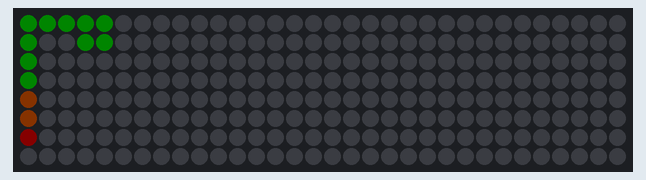
The sketch below on a simulated Arduino Uno, built with avr-gcc and run on an emulated ATmega328P. On the bench: 32×8 RGB LED matrix (first LED top left, wired row by row). Dim RGB values are drawn brighter than linear; random numbers use the default seed unless the sketch sets one.

Above: at 0.73 s.
At 3.63 s:
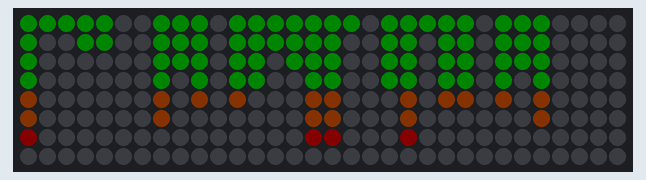
At 8.11 s:
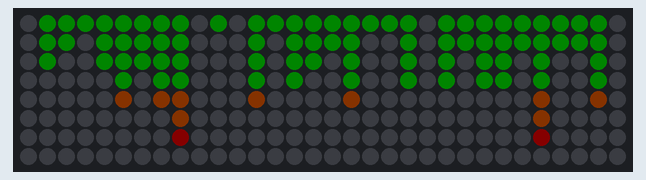
At 16.09 s:
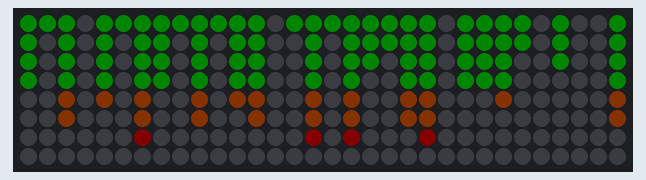
At 29.63 s:
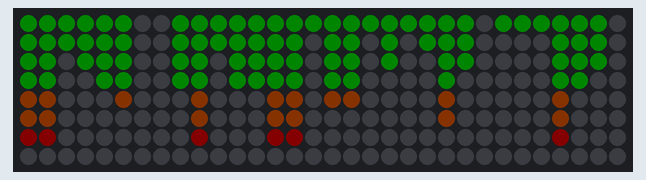
At 39.66 s:
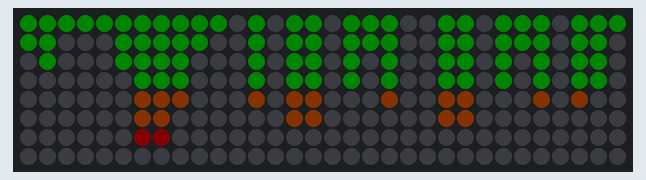

The sketch:

side_scroll.ino
```cpp
#include "Adafruit_GFX.h"
#include <Adafruit_NeoMatrix.h>
#include <Adafruit_NeoPixel.h>

#define PIN 11           // Setup PWN PIN used on Arduino
const int maxScale = 8;  // Setup height of panel
const int MATRIXWIDTH = 32; // Setup width of panel

// MATRIX DECLARATION:
// Parameter 1 = width of NeoPixel matrix
// Parameter 2 = height of matrix
// Parameter 3 = pin number (most are valid)
// Parameter 4 = matrix layout flags, add together as needed:
//   NEO_MATRIX_TOP, NEO_MATRIX_BOTTOM, NEO_MATRIX_LEFT, NEO_MATRIX_RIGHT:
//     Position of the FIRST LED in the matrix; pick two, e.g.
//     NEO_MATRIX_TOP + NEO_MATRIX_LEFT for the top-left corner.
//   NEO_MATRIX_ROWS, NEO_MATRIX_COLUMNS: LEDs are arranged in horizontal
//     rows or in vertical columns, respectively; pick one or the other.
//   NEO_MATRIX_PROGRESSIVE, NEO_MATRIX_ZIGZAG: all rows/columns proceed
//     in the same order, or alternate lines reverse direction; pick one.
//   See example below for these values in action.
// Parameter 5 = pixel type flags, add together as needed:
//   NEO_KHZ800  800 KHz bitstream (most NeoPixel products w/WS2812 LEDs)
//   NEO_KHZ400  400 KHz (classic 'v1' (not v2) FLORA pixels, WS2811 drivers)
//   NEO_GRB     Pixels are wired for GRB bitstream (most NeoPixel products)
//   NEO_RGB     Pixels are wired for RGB bitstream (v1 FLORA pixels, not v2)

Adafruit_NeoMatrix matrix = Adafruit_NeoMatrix(MATRIXWIDTH, maxScale, PIN,
  NEO_MATRIX_BOTTOM    + NEO_MATRIX_LEFT +
  NEO_MATRIX_COLUMNS + NEO_MATRIX_ZIGZAG,
  NEO_GRB            + NEO_KHZ800);


const int yellowZone = 4; // height on led panel to display yellow
const int redZone = 6; // height on led panel to display red
const int sampleWindow = 50; // Sample window width in mS (50 mS = 20Hz)

unsigned int sample1; // to contain random number

unsigned int curRow = 0; // looping vars for current row
unsigned int curRowNext = 0;  //looping vars for next row

const int DELAY = 100;  // delay for effect

//Colors vars initalize
uint16_t cOff;
uint16_t cRed;
uint16_t cYellow;
uint16_t cGreen;

void setup()
{
  // Initalize matrix
  matrix.begin();  // pass in the address
  matrix.setBrightness(8);


  // Set colors used
  cOff=matrix.Color(0,0,0);
  cYellow=matrix.Color(255,165,0);
  cRed=matrix.Color(255,0,0);
  cGreen=matrix.Color(0,255,0);

  //Serial.begin(9600);  // Debug purposes
}


void loop()
{

  //unsigned long startMillis= millis();  // Start of sample window
  unsigned int peakToPeak = 0;   // peak-to-peak level

  curRow = curRow%MATRIXWIDTH;
  curRowNext = (curRow+1)%MATRIXWIDTH;

  sample1 = random(0, maxScale); //injecting random number in place of real data

  //blank out next row
   matrix.drawPixel(curRowNext, 0, cOff);
   matrix.drawPixel(curRowNext, 1, cOff);
   matrix.drawPixel(curRowNext, 2, cOff);
   matrix.drawPixel(curRowNext, 3, cOff);
   matrix.drawPixel(curRowNext, 4, cOff);
   matrix.drawPixel(curRowNext, 5, cOff);
   matrix.drawPixel(curRowNext, 6, cOff);
   matrix.drawPixel(curRowNext, 7, cOff);

   // draw the new sample
   for (int i = 0; i <= sample1; i++)
   {
      if (i >= sample1)  // blank these pixels
      {
         matrix.drawPixel(curRow, i, cOff);
      }
      else if (i < yellowZone) // draw in green
      {
         matrix.drawPixel(curRow, i, cGreen);
      }
      else if (i < redZone) //draw in yellow
      {
        matrix.drawPixel(curRow, i, cYellow);
      }
      else // Red Alert!  Red Alert!
      {
         matrix.drawPixel(curRow, i, cRed);
      }
   }
   matrix.show();  // write the changes we just made to the display
   curRow++;

   delay(DELAY);  //small delay for effect
}
```
